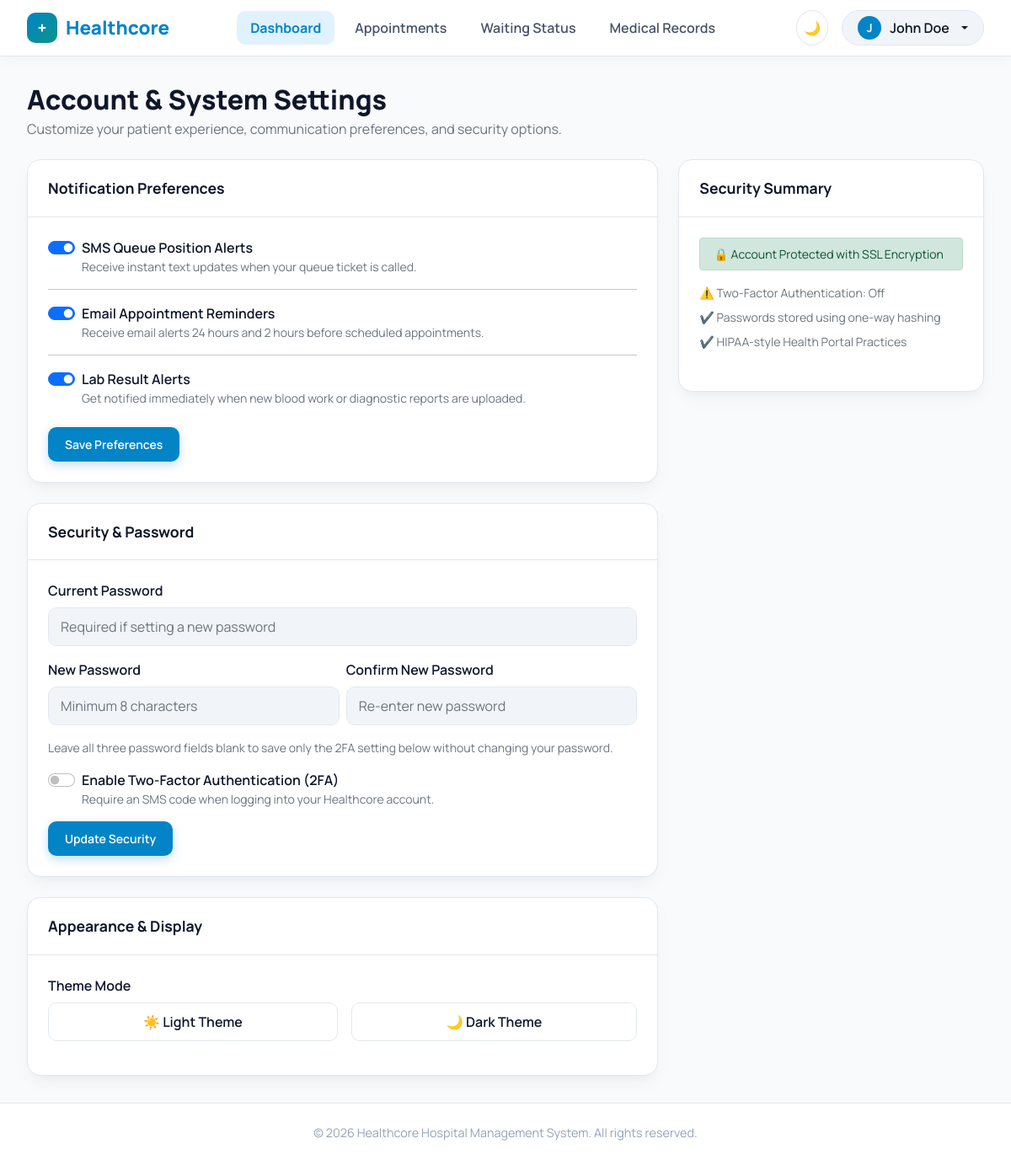
The app's page /settings.php (signed in) with its own data.
### tables this page shows
CREATE TABLE `users` (
  `id` int(11) NOT NULL,
  `role` enum('patient','doctor','admin') NOT NULL DEFAULT 'patient',
  `full_name` varchar(120) NOT NULL,
  `email` varchar(150) NOT NULL,
  `password` varchar(255) NOT NULL,
  `phone` varchar(30) DEFAULT NULL,
  `created_at` timestamp NOT NULL DEFAULT current_timestamp(),
  `sms_notif` tinyint(1) NOT NULL DEFAULT 1,
  `email_notif` tinyint(1) NOT NULL DEFAULT 1,
  `lab_notif` tinyint(1) NOT NULL DEFAULT 1,
  `two_factor` tinyint(1) NOT NULL DEFAULT 0
);

### settings.php (the view, shortened to what this page needs)
<?php
require_once 'db.php';
$userId = $_SESSION['user_id'];
$stmt = $pdo->prepare('SELECT full_name, sms_notif, email_notif, lab_notif, two_factor FROM users WHERE id = ?');
$stmt->execute([$userId]);
$user = $stmt->fetch();
$initial = strtoupper(substr($user['full_name'], 0, 1));
?>
<!DOCTYPE html>
<html lang="en" data-theme="light">
<head>
    <link href="https://cdn.jsdelivr.net/npm/bootstrap@5.0.2/dist/css/bootstrap.min.css" rel="stylesheet">
    <link rel="stylesheet" href="style.css">
</head>
<body>
    <nav class="navbar navbar-expand-lg navbar-custom sticky-top">
        <div class="navbar-layout">
            <a class="navbar-brand-custom" href="index.php">
                <span class="logo-icon">+</span> Healthcore
            </a>
            <div class="collapse navbar-collapse justify-content-center" id="navbarMain">
                <ul class="navbar-nav gap-2">
                    <li class="nav-item"><a class="nav-link nav-link-custom" href="index.php">Dashboard</a></li>
                    <li class="nav-item"><a class="nav-link nav-link-custom" href="index.php#appointments-section">Appointments</a></li>
                    <li class="nav-item"><a class="nav-link nav-link-custom" href="index.php#queue-section">Waiting Status</a></li>
                    <li class="nav-item"><a class="nav-link nav-link-custom" href="index.php#records-section">Medical Records</a></li>
                </ul>
            </div>
            <div class="d-flex align-items-center gap-3">
                <button class="btn btn-outline-custom p-2 rounded-circle" id="themeToggleBtn" title="Toggle Light/Dark Theme">🌙</button>
                <div class="dropdown">
                    <button class="profile-dropdown-btn dropdown-toggle" type="button" id="profileDropdown" data-bs-toggle="dropdown" aria-expanded="false">
                        <span class="user-avatar"><?= htmlspecialchars($initial) ?></span> <?= htmlspecialchars($user['full_name']) ?>
                    </button>
                </div>
            </div>
        </div>
    </nav>
    <main class="main-wrapper">
        <h2 class="manrope-800 mb-1">Account & System Settings</h2>
        <p class="text-muted mb-4">Customize your patient experience, communication preferences, and security options.</p>
        <div class="row g-4">
            <div class="col-lg-8">
                <div class="card-custom mb-4">
                    <div class="card-header-custom">
                        <span>Notification Preferences</span>
                    </div>
                    <div class="card-body-custom">
                        <form method="POST" action="settings.php">
                            <div class="form-check form-switch mb-3">
                                <input class="form-check-input" type="checkbox" name="sms_notif" id="smsNotif" <?= $user['sms_notif'] ? 'checked' : '' ?>>
                                <label class="form-check-label manrope-600" for="smsNotif">SMS Queue Position Alerts</label>
                                <small class="text-muted d-block">Receive instant text updates when your queue ticket is called.</small>
                            </div>
                            <hr>
                            <div class="form-check form-switch mb-3">
                                <input class="form-check-input" type="checkbox" name="email_notif" id="emailNotif" <?= $user['email_notif'] ? 'checked' : '' ?>>
                                <label class="form-check-label manrope-600" for="emailNotif">Email Appointment Reminders</label>
                                <small class="text-muted d-block">Receive email alerts 24 hours and 2 hours before scheduled appointments.</small>
                            </div>
                            <hr>
                            <div class="form-check form-switch mb-3">
                                <input class="form-check-input" type="checkbox" name="lab_notif" id="labNotif" <?= $user['lab_notif'] ? 'checked' : '' ?>>
                                <label class="form-check-label manrope-600" for="labNotif">Lab Result Alerts</label>
                                <small class="text-muted d-block">Get notified immediately when new blood work or diagnostic reports are uploaded.</small>
                            </div>
                            <button type="submit" class="btn btn-primary-custom btn-sm mt-2">Save Preferences</button>
                        </form>
                    </div>
                </div>
                <div class="card-custom mb-4">
                    <div class="card-header-custom">
                        <span>Security & Password</span>
                    </div>
                    <div class="card-body-custom">
                        <form method="POST" action="settings.php">
                            <div class="mb-3">
                                <label class="form-label manrope-600">Current Password</label>
                                <input type="password" name="current_password" class="form-control form-control-custom" placeholder="Required if setting a new password" autocomplete="current-password">
                            </div>
                            <div class="row g-2 mb-3">
                                <div class="col-md-6">
                                    <label class="form-label manrope-600">New Password</label>
                                    <input type="password" name="new_password" class="form-control form-control-custom" placeholder="Minimum 8 characters" autocomplete="new-password">
                                </div>
                                <div class="col-md-6">
                                    <label class="form-label manrope-600">Confirm New Password</label>
                                    <input type="password" name="confirm_password" class="form-control form-control-custom" placeholder="Re-enter new password" autocomplete="new-password">
                                </div>
                            </div>
                            <p class="text-muted small mb-3">Leave all three password fields blank to save only the 2FA setting below without changing your password.</p>
                            <div class="form-check form-switch mb-3">
                                <input class="form-check-input" type="checkbox" name="two_factor" id="twoFactorAuth" <?= $user['two_factor'] ? 'checked' : '' ?>>
                                <label class="form-check-label manrope-600" for="twoFactorAuth">Enable Two-Factor Authentication (2FA)</label>
                                <small class="text-muted d-block">Require an SMS code when logging into your Healthcore account.</small>
                            </div>
                            <button type="submit" class="btn btn-primary-custom btn-sm">Update Security</button>
                        </form>
                    </div>
                </div>
                <div class="card-custom">
                    <div class="card-header-custom">
                        <span>Appearance & Display</span>
                    </div>
                    <div class="card-body-custom">
                        <div class="mb-3">
                            <label class="form-label manrope-600">Theme Mode</label>
                            <div class="d-flex gap-3">
                                <button type="button" class="btn btn-outline-custom flex-grow-1" id="setLightThemeBtn">
                                    ☀️ Light Theme
                                </button>
                                <button type="button" class="btn btn-outline-custom flex-grow-1" id="setDarkThemeBtn">
                                    🌙 Dark Theme
                                </button>
                            </div>
                        </div>
                    </div>
                </div>
            </div>
            <div class="col-lg-4">
                <div class="card-custom">
                    <div class="card-header-custom">
                        <span>Security Summary</span>
                    </div>
                    <div class="card-body-custom">
                        <div class="alert alert-success py-2 small mb-3">
                            🔒 Account Protected with SSL Encryption
                        </div>
                        <ul class="list-unstyled text-muted small">
                            <li class="mb-2"><?= $user['two_factor'] ? '✔️ Two-Factor Authentication: On' : '⚠️ Two-Factor Authentication: Off' ?></li>
                            <li class="mb-2">✔️ Passwords stored using one-way hashing</li>
                            <li class="mb-2">✔️ HIPAA-style Health Portal Practices</li>
                        </ul>
                    </div>
                </div>
            </div>
        </div>
    </main>
    <footer>
        <div class="container">
            <p class="mb-1">© 2026 Healthcore Hospital Management System. All rights reserved.</p>
        </div>
    </footer>
</body>
</html>

### records on screen
users: full_name "J", full_name "John Doe", sms_notif "☑", email_notif "☑", lab_notif "☑"
